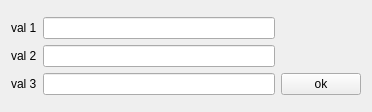
<?xml version="1.0" encoding="UTF-8"?>
<ui version="4.0">
 <class>MainWindow</class>
 <widget class="QMainWindow" name="MainWindow">
  <property name="geometry">
   <rect>
    <x>0</x>
    <y>0</y>
    <width>372</width>
    <height>112</height>
   </rect>
  </property>
  <property name="windowTitle">
   <string>MainWindow</string>
  </property>
  <widget class="QWidget" name="centralWidget">
   <layout class="QGridLayout" name="gridLayout">
    <item row="0" column="1">
     <layout class="QGridLayout" name="gridLayout_2">
      <item row="1" column="0">
       <widget class="QLabel" name="label">
        <property name="sizePolicy">
         <sizepolicy hsizetype="Preferred" vsizetype="Preferred">
          <horstretch>0</horstretch>
          <verstretch>0</verstretch>
         </sizepolicy>
        </property>
        <property name="text">
         <string>val 1</string>
        </property>
       </widget>
      </item>
      <item row="3" column="2">
       <widget class="QPushButton" name="butao">
        <property name="text">
         <string>ok</string>
        </property>
       </widget>
      </item>
      <item row="0" column="0" colspan="3">
       <spacer name="verticalSpacer">
        <property name="orientation">
         <enum>Qt::Vertical</enum>
        </property>
        <property name="sizeHint" stdset="0">
         <size>
          <width>20</width>
          <height>40</height>
         </size>
        </property>
       </spacer>
      </item>
      <item row="4" column="0" colspan="3">
       <spacer name="verticalSpacer_2">
        <property name="orientation">
         <enum>Qt::Vertical</enum>
        </property>
        <property name="sizeHint" stdset="0">
         <size>
          <width>20</width>
          <height>40</height>
         </size>
        </property>
       </spacer>
      </item>
      <item row="2" column="0">
       <widget class="QLabel" name="label_2">
        <property name="sizePolicy">
         <sizepolicy hsizetype="Preferred" vsizetype="Preferred">
          <horstretch>0</horstretch>
          <verstretch>0</verstretch>
         </sizepolicy>
        </property>
        <property name="text">
         <string>val 2</string>
        </property>
       </widget>
      </item>
      <item row="1" column="1">
       <widget class="QLineEdit" name="num1Edit"/>
      </item>
      <item row="2" column="1">
       <widget class="QLineEdit" name="num2Edit"/>
      </item>
      <item row="3" column="0">
       <widget class="QLabel" name="label_3">
        <property name="text">
         <string>val 3</string>
        </property>
       </widget>
      </item>
      <item row="3" column="1">
       <widget class="QLineEdit" name="num3Edit"/>
      </item>
     </layout>
    </item>
   </layout>
  </widget>
 </widget>
 <layoutdefault spacing="6" margin="11"/>
 <resources/>
 <connections/>
</ui>
